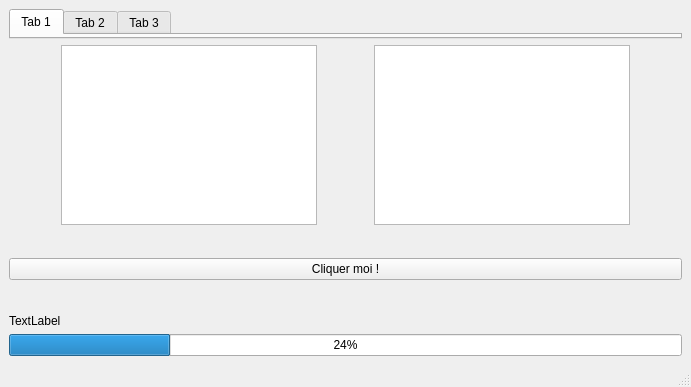
<?xml version="1.0" encoding="UTF-8"?>
<ui version="4.0">
 <class>MainWindow</class>
 <widget class="QMainWindow" name="MainWindow">
  <property name="geometry">
   <rect>
    <x>0</x>
    <y>0</y>
    <width>691</width>
    <height>387</height>
   </rect>
  </property>
  <property name="windowTitle">
   <string>MainWindow</string>
  </property>
  <widget class="QWidget" name="centralwidget">
   <layout class="QGridLayout" name="gridLayout">
    <item row="0" column="0">
     <widget class="QTabWidget" name="tabWidget">
      <property name="cursor">
       <cursorShape>ArrowCursor</cursorShape>
      </property>
      <property name="currentIndex">
       <number>0</number>
      </property>
      <widget class="QWidget" name="tab">
       <attribute name="title">
        <string>Tab 1</string>
       </attribute>
      </widget>
      <widget class="QWidget" name="tab_2">
       <attribute name="title">
        <string>Tab 2</string>
       </attribute>
      </widget>
      <widget class="QWidget" name="tab_3">
       <attribute name="title">
        <string>Tab 3</string>
       </attribute>
      </widget>
     </widget>
    </item>
    <item row="1" column="0">
     <layout class="QVBoxLayout" name="verticalLayout">
      <item>
       <layout class="QHBoxLayout" name="horizontalLayout">
        <item>
         <spacer name="horizontalSpacer">
          <property name="orientation">
           <enum>Qt::Horizontal</enum>
          </property>
          <property name="sizeHint" stdset="0">
           <size>
            <width>40</width>
            <height>20</height>
           </size>
          </property>
         </spacer>
        </item>
        <item>
         <widget class="QTextEdit" name="textEdit"/>
        </item>
        <item>
         <spacer name="horizontalSpacer_2">
          <property name="orientation">
           <enum>Qt::Horizontal</enum>
          </property>
          <property name="sizeHint" stdset="0">
           <size>
            <width>40</width>
            <height>20</height>
           </size>
          </property>
         </spacer>
        </item>
        <item>
         <widget class="QTextEdit" name="textEdit_2"/>
        </item>
        <item>
         <spacer name="horizontalSpacer_3">
          <property name="orientation">
           <enum>Qt::Horizontal</enum>
          </property>
          <property name="sizeHint" stdset="0">
           <size>
            <width>40</width>
            <height>20</height>
           </size>
          </property>
         </spacer>
        </item>
       </layout>
      </item>
      <item>
       <spacer name="verticalSpacer">
        <property name="orientation">
         <enum>Qt::Vertical</enum>
        </property>
        <property name="sizeHint" stdset="0">
         <size>
          <width>20</width>
          <height>40</height>
         </size>
        </property>
       </spacer>
      </item>
      <item>
       <widget class="QPushButton" name="pushButton">
        <property name="text">
         <string>Cliquer moi !</string>
        </property>
       </widget>
      </item>
      <item>
       <spacer name="verticalSpacer_2">
        <property name="orientation">
         <enum>Qt::Vertical</enum>
        </property>
        <property name="sizeHint" stdset="0">
         <size>
          <width>20</width>
          <height>40</height>
         </size>
        </property>
       </spacer>
      </item>
      <item>
       <widget class="QLabel" name="label">
        <property name="text">
         <string>TextLabel</string>
        </property>
       </widget>
      </item>
     </layout>
    </item>
    <item row="2" column="0">
     <widget class="QProgressBar" name="progressBar">
      <property name="value">
       <number>24</number>
      </property>
     </widget>
    </item>
   </layout>
  </widget>
  <widget class="QMenuBar" name="menubar">
   <property name="geometry">
    <rect>
     <x>0</x>
     <y>0</y>
     <width>691</width>
     <height>26</height>
    </rect>
   </property>
  </widget>
  <widget class="QStatusBar" name="statusbar"/>
 </widget>
 <resources/>
 <connections/>
</ui>
